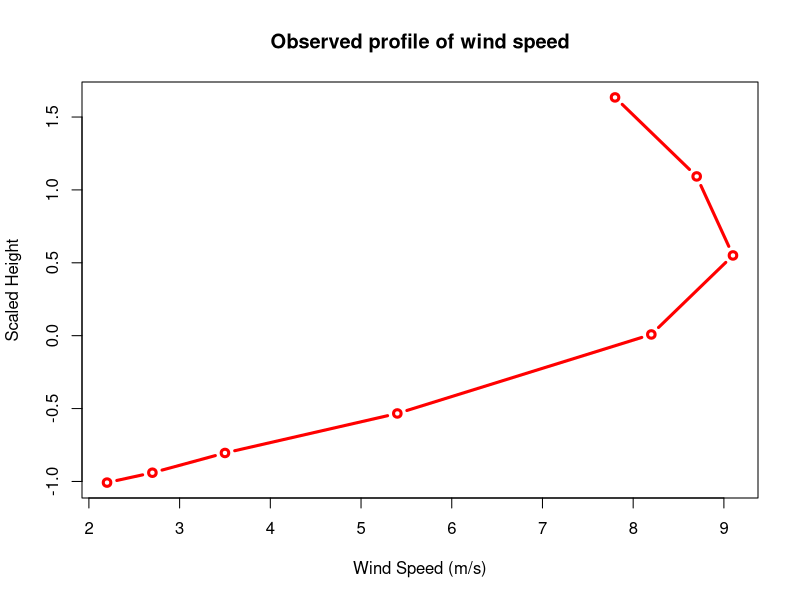
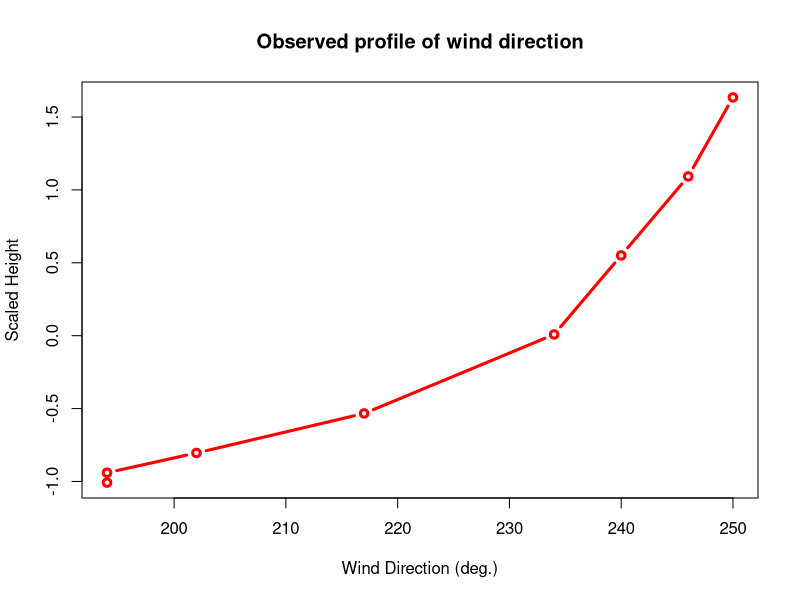
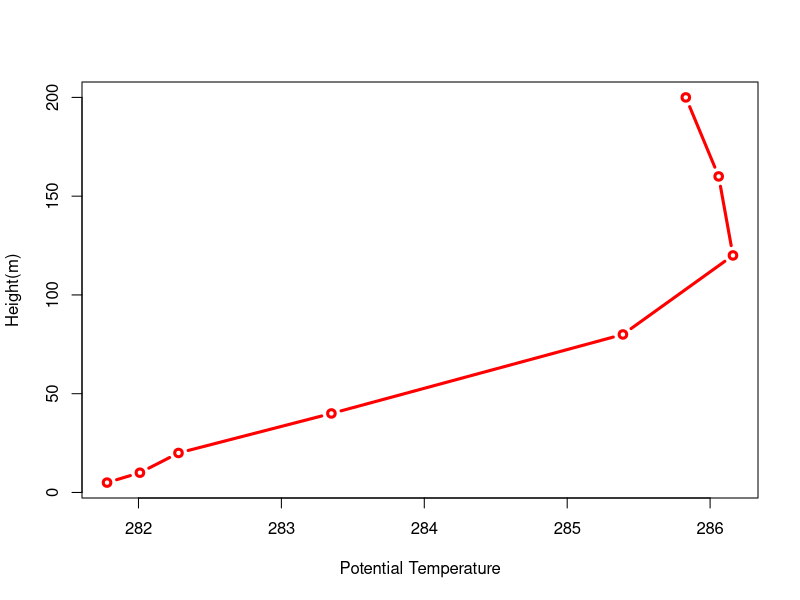
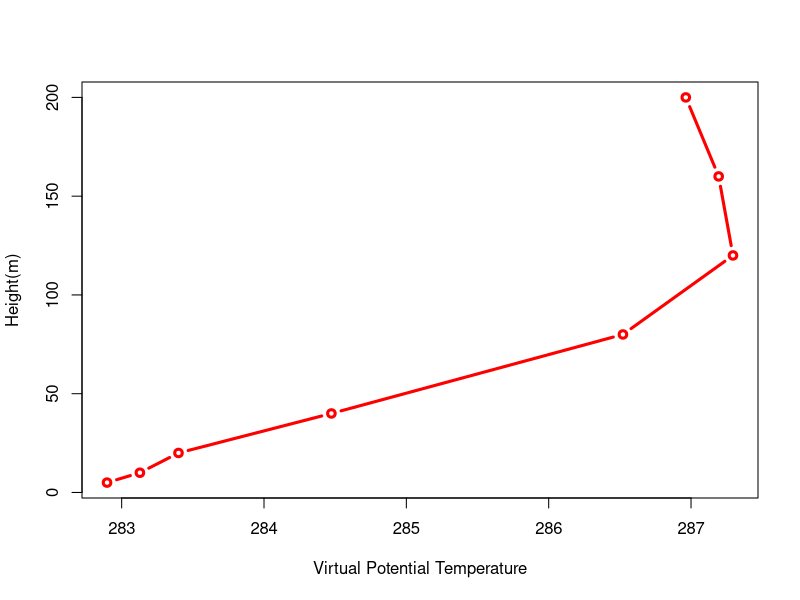
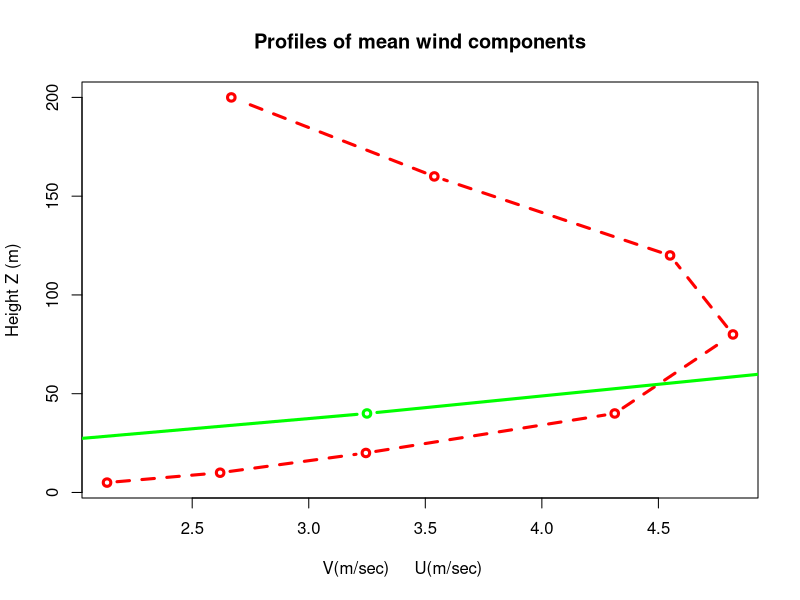
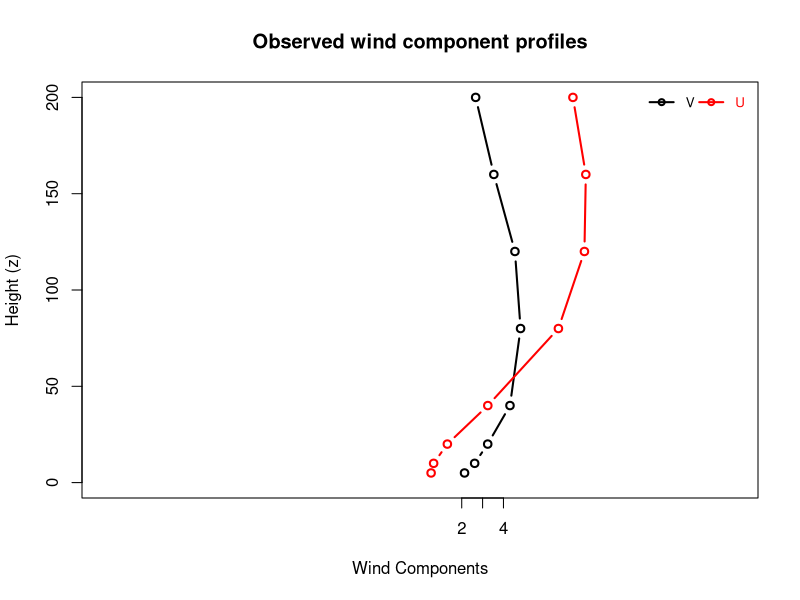
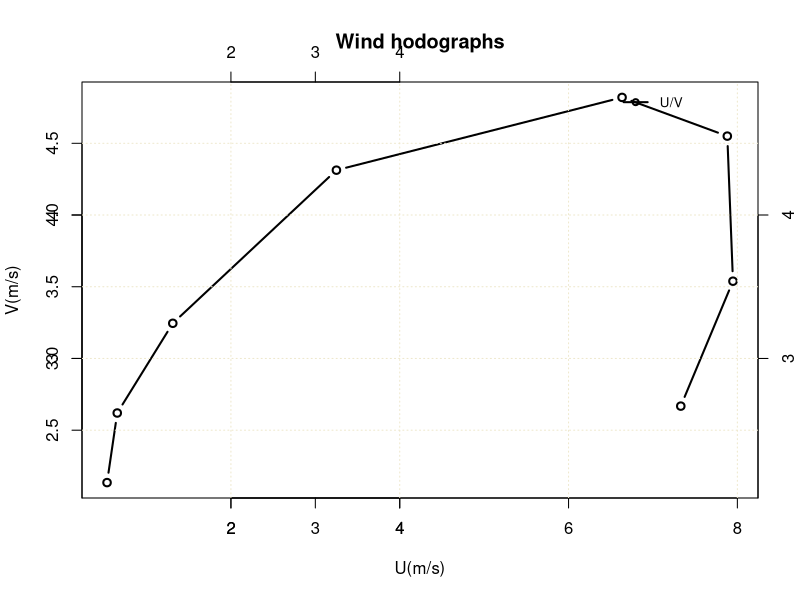

Here is the R script that generated these plots, in order:
## ---- chunk 1
library(ggplot2)
library(dplyr)

## ---- chunk 2
#meters
height3 <- c(5,10,20,40,80,120,160,200)
#wind speed (m/s)
windspeed3 <- c(2.2,2.7,3.5,5.4,8.2,9.1,8.7,7.8)
#wind direction (deg)
winddirection3 <- c(194,194,202,217,234,240,246,250)
#Temperature
temperature3 <- c(8.58,8.81,9.08,10.15,12.19,12.96,12.86,12.63)

length(height3)==length(windspeed3)
length(winddirection3)==length(temperature3)


## ---- chunk 3
# Convert to Kelvin
temperature3k <- temperature3 + 273.2

# For the first 200 meters, we can assume the specific humidity to be relatively constant 
# Assuming it to be 6.5 g/kg
specifichumidity3 <- 6.5
vtemperature3K <- temperature3k*(1+(0.61*(specifichumidity3/1000)))
# Assuming the pressure to be constant as well in first 200 m
pressureq7 <- 1000
# Add virtual potential temperature
ptemperature3K <- temperature3k*((1000/pressureq7)^0.286)
vptemperature3K <- ptemperature3K*(1+(0.61*(specifichumidity3/1000)))

# Scaled height

height3scaled <- scale(height3)

wp3df <- data.frame(height3,height3scaled,windspeed3,winddirection3,temperature3,temperature3k,vtemperature3K,ptemperature3K,vtemperature3K,ptemperature3K,vptemperature3K)


wp3 <- plot(wp3df$windspeed3,wp3df$height3scaled,type = "b", col = "red", lwd = 3,xlab = "Wind Speed (m/s)", ylab = "Scaled Height") + title("Observed profile of wind speed")


## ---- chunk 4

wp32 <- plot(wp3df$winddirection3,wp3df$height3scaled,type = "b", col = "red", lwd = 3,xlab = "Wind Direction (deg.)", ylab = "Scaled Height") + title("Observed profile of wind direction")


## ---- chunk 5
wp33 <- plot(wp3df$ptemperature3K,wp3df$height3,type = "b", col = "red", lwd = 3,xlab = "Potential Temperature", ylab = "Height(m)")
## ---- chunk 6
wp33 <- plot(wp3df$vptemperature3K,wp3df$height3,type = "b", col = "red", lwd = 3,xlab = "Virtual Potential Temperature", ylab = "Height(m)")
## ---- chunk 7

winddirection3r <- winddirection3* pi/180
u3 <- windspeed3 * cos((270* pi/180)-winddirection3r)
v3 <- windspeed3 * sin((270* pi/180)-  winddirection3r)
geographic_wd <- (270* pi/180)-  winddirection3r

wp3df <- data.frame(height3,height3scaled,windspeed3,winddirection3,temperature3,temperature3k,vtemperature3K,ptemperature3K,vtemperature3K,ptemperature3K,vptemperature3K,u3,v3,geographic_wd)

wp33 <- plot(wp3df$v3,wp3df$height3,type = "b", col = "red", lwd = 3,lty= 2,xlab = "V(m/sec)     U(m/sec)       ", ylab = "Height Z (m)") + title("Profiles of mean wind components") + lines(wp3df$u3,wp3df$height3,type = "b", lwd = 3,col="green") 

## ---- chunk 8
plot(wp3df$v3,wp3df$height3,type="b",lwd=2,
xaxt="n",ylim=c(0,200),xlim=c(-15,15),col="black",
xlab="Wind Components",ylab="Height (z)",
main="Observed wind component profiles")
axis(1,at=round(min(wp3df$v3)):max(wp3df$v3))
lines(wp3df$u3,wp3df$height3,col="red",type="b",lwd=2)
legend("topright",legend=c("V","U"),
lty=1,lwd=2,pch=21,col=c("black","red"),
ncol=2,bty="n",cex=0.8,
text.col=c("black","red"),
inset=0.01)

## ---- chunk 9
plot(wp3df$u3,wp3df$v3,type="b",lwd=2,
xlab="U(m/s)",ylab="V(m/s)",
main="Wind hodographs")
axis(1,at=round(min(wp3df$v3)):max(wp3df$v3))
axis(2,at=round(min(wp3df$v3)):max(wp3df$v3))
axis(3,at=round(min(wp3df$v3)):max(wp3df$v3))
axis(4,at=round(min(wp3df$v3)):max(wp3df$v3))
legend("topright",legend=c("U/V"),
lty=1,lwd=2,pch=21,col=c("black"),
ncol=2,bty="n",cex=0.8,
text.col=c("black"),
inset=0.01)
grid (NULL,NULL, lty = 3, col = "cornsilk2")  
## ---- chunk 10
#to calculate at 7.5, we use the 'V' at 5 m

#Apply power law
vat5<- 2.2
vat7dot5 <- vat5  * (7.5/5)^0.16
 # At 7.5m, it is - 2.347455
#Potential temperature gradient

# We know potentital temperature at 5m is  282.8973
# and Horizontal temperature gradient is -2.69 * 10^-5 K/m


## ---- chunk 11
#Ri is given by


#Ri = g/Tv * (dvp/dz) * |dV/dz|^-2


vatSurface <- 5.94 * sin(270-263)
pressureq7 <- 1000
# Add virtual potential temperature
ptatSurface <- 281.78*((1000/pressureq7)^0.286)
#Calculate Virtual temperature gradient 
